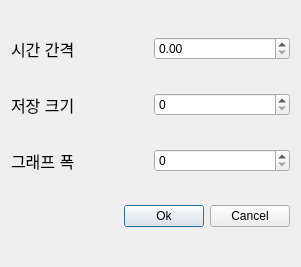
<?xml version="1.0" encoding="UTF-8"?>
<ui version="4.0">
 <class>SettingsDialog</class>
 <widget class="QDialog" name="SettingsDialog">
  <property name="geometry">
   <rect>
    <x>0</x>
    <y>0</y>
    <width>301</width>
    <height>267</height>
   </rect>
  </property>
  <property name="windowTitle">
   <string>SettingDialog</string>
  </property>
  <layout class="QVBoxLayout" name="verticalLayout">
   <item>
    <layout class="QHBoxLayout" name="horizontalLayout_3">
     <item>
      <widget class="QLabel" name="label">
       <property name="font">
        <font>
         <pointsize>12</pointsize>
        </font>
       </property>
       <property name="text">
        <string>시간 간격</string>
       </property>
      </widget>
     </item>
     <item>
      <widget class="QDoubleSpinBox" name="intervalSpinBox"/>
     </item>
    </layout>
   </item>
   <item>
    <layout class="QHBoxLayout" name="horizontalLayout_4">
     <item>
      <widget class="QLabel" name="label_2">
       <property name="sizePolicy">
        <sizepolicy hsizetype="Minimum" vsizetype="Minimum">
         <horstretch>0</horstretch>
         <verstretch>0</verstretch>
        </sizepolicy>
       </property>
       <property name="font">
        <font>
         <pointsize>12</pointsize>
        </font>
       </property>
       <property name="text">
        <string>저장 크기</string>
       </property>
      </widget>
     </item>
     <item>
      <widget class="QSpinBox" name="maxSizeSpinBox"/>
     </item>
    </layout>
   </item>
   <item>
    <layout class="QHBoxLayout" name="horizontalLayout">
     <item>
      <widget class="QLabel" name="graphWidthLabel">
       <property name="sizePolicy">
        <sizepolicy hsizetype="Minimum" vsizetype="Minimum">
         <horstretch>0</horstretch>
         <verstretch>0</verstretch>
        </sizepolicy>
       </property>
       <property name="font">
        <font>
         <pointsize>12</pointsize>
        </font>
       </property>
       <property name="text">
        <string>그래프 폭</string>
       </property>
      </widget>
     </item>
     <item>
      <widget class="QSpinBox" name="graphWidthSpinBox"/>
     </item>
    </layout>
   </item>
   <item>
    <layout class="QHBoxLayout" name="horizontalLayout_2">
     <item>
      <spacer name="horizontalSpacer">
       <property name="orientation">
        <enum>Qt::Orientation::Horizontal</enum>
       </property>
       <property name="sizeHint" stdset="0">
        <size>
         <width>40</width>
         <height>20</height>
        </size>
       </property>
      </spacer>
     </item>
     <item>
      <widget class="QPushButton" name="OkButton">
       <property name="cursor">
        <cursorShape>ArrowCursor</cursorShape>
       </property>
       <property name="text">
        <string>Ok</string>
       </property>
      </widget>
     </item>
     <item>
      <widget class="QPushButton" name="CancelButton">
       <property name="text">
        <string>Cancel</string>
       </property>
      </widget>
     </item>
    </layout>
   </item>
  </layout>
 </widget>
 <resources/>
 <connections>
  <connection>
   <sender>OkButton</sender>
   <signal>clicked()</signal>
   <receiver>SettingsDialog</receiver>
   <slot>accept()</slot>
   <hints>
    <hint type="sourcelabel">
     <x>241</x>
     <y>272</y>
    </hint>
    <hint type="destinationlabel">
     <x>171</x>
     <y>222</y>
    </hint>
   </hints>
  </connection>
  <connection>
   <sender>CancelButton</sender>
   <signal>clicked()</signal>
   <receiver>SettingsDialog</receiver>
   <slot>reject()</slot>
   <hints>
    <hint type="sourcelabel">
     <x>357</x>
     <y>276</y>
    </hint>
    <hint type="destinationlabel">
     <x>343</x>
     <y>199</y>
    </hint>
   </hints>
  </connection>
 </connections>
</ui>
